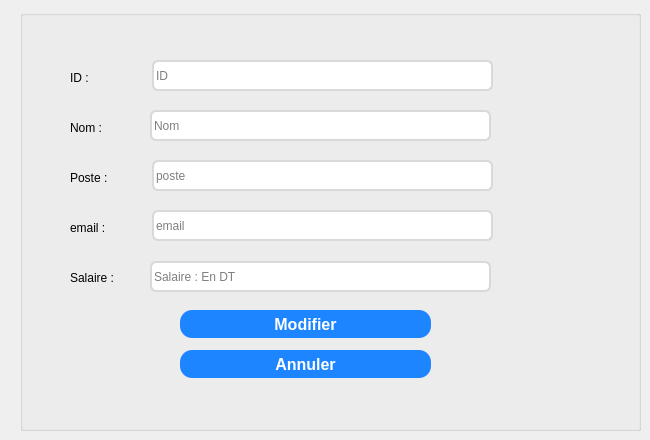
      <widget class="QWidget" name="tab_12">
       <attribute name="title">
        <string>Modifier</string>
       </attribute>
       <widget class="QGroupBox" name="groupBox_12">
        <property name="geometry">
         <rect>
          <x>20</x>
          <y>10</y>
          <width>621</width>
          <height>421</height>
         </rect>
        </property>
        <property name="styleSheet">
         <string notr="true">/* Style for a QGroupBox for login information */
QGroupBox {
    border: 2px solid #bdc3c7; /* Border with default color */
    border-radius: 8px; /* Rounded corners */
    margin-top: 10px; /* Top margin */
    background-color: #ffffff;
; /* Background color */
}

/* Style for the title of the QGroupBox */
QGroupBox::title {
    subcontrol-origin: margin;
    subcontrol-position: top left;
    left: 10px; /* Offset the title to the left */
    padding: 0 5px; /* Internal padding for the title */
    font-size: 16px; /* Title font size */
    color: #2c3e50; /* Title text color */

}a
</string>
        </property>
        <property name="title">
         <string/>
        </property>
        <widget class="QPushButton" name="pushModify">
         <property name="geometry">
          <rect>
           <x>160</x>
           <y>300</y>
           <width>251</width>
           <height>28</height>
          </rect>
         </property>
         <property name="sizePolicy">
          <sizepolicy hsizetype="Preferred" vsizetype="Preferred">
           <horstretch>0</horstretch>
           <verstretch>0</verstretch>
          </sizepolicy>
         </property>
         <property name="minimumSize">
          <size>
           <width>93</width>
           <height>28</height>
          </size>
         </property>
         <property name="styleSheet">
          <string notr="true">QPushButton{
	padding: 0px 16px;


width: 86px;
height: 48px;
left: 1996px;
top: 64px;

/* Blue/50 */
background: rgb(28,133,255);
border-radius: 12px;


/* Button */

width: 54px;
height: 24px;

font-family: 'Inter';
font-style: normal;
font-weight: 800;
font-size: 16px;
line-height: 24px;
/* identical to box height, or 150% */

/* Base/100 */
color: white;
font: 87 8.5pt &quot;Segoe UI Black&quot;;
}

QPushButton:hover{
	padding: 0px 16px;


width: 86px;
height: 48px;
left: 1996px;
top: 64px;

/* Blue/50 */
background: #0B28C2;
border-radius: 12px;


/* Button */

width: 54px;
height: 24px;

font-family: 'Inter';
font-style: normal;
font-weight: 800;
font-size: 16px;
line-height: 24px;
/* identical to box height, or 150% */

/* Base/100 */
color: white;
}


QPushButton:pressed{
	padding: 0px 16px;


width: 86px;
height: 48px;
left: 1996px;
top: 64px;

/* Blue/50 */
background: #081E91;
border-radius: 12px;


/* Button */

width: 54px;
height: 24px;

font-family: 'Inter';
font-style: normal;
font-weight: 800;
font-size: 16px;
line-height: 24px;
/* identical to box height, or 150% */

/* Base/100 */
color: white;
}

</string>
         </property>
         <property name="text">
          <string>Modifier</string>
         </property>
        </widget>
        <widget class="QPushButton" name="pushButton_27">
         <property name="geometry">
          <rect>
           <x>160</x>
           <y>340</y>
           <width>251</width>
           <height>28</height>
          </rect>
         </property>
         <property name="sizePolicy">
          <sizepolicy hsizetype="Preferred" vsizetype="Preferred">
           <horstretch>0</horstretch>
           <verstretch>0</verstretch>
          </sizepolicy>
         </property>
         <property name="minimumSize">
          <size>
           <width>93</width>
           <height>28</height>
          </size>
         </property>
         <property name="styleSheet">
          <string notr="true">QPushButton{
	padding: 0px 16px;


width: 86px;
height: 48px;
left: 1996px;
top: 64px;

/* Blue/50 */
background: rgb(28,133,255);
border-radius: 12px;


/* Button */

width: 54px;
height: 24px;

font-family: 'Inter';
font-style: normal;
font-weight: 800;
font-size: 16px;
line-height: 24px;
/* identical to box height, or 150% */

/* Base/100 */
color: white;
font: 87 8.5pt &quot;Segoe UI Black&quot;;
}

QPushButton:hover{
	padding: 0px 16px;


width: 86px;
height: 48px;
left: 1996px;
top: 64px;

/* Blue/50 */
background: #0B28C2;
border-radius: 12px;


/* Button */

width: 54px;
height: 24px;

font-family: 'Inter';
font-style: normal;
font-weight: 800;
font-size: 16px;
line-height: 24px;
/* identical to box height, or 150% */

/* Base/100 */
color: white;
}


QPushButton:pressed{
	padding: 0px 16px;


width: 86px;
height: 48px;
left: 1996px;
top: 64px;

/* Blue/50 */
background: #081E91;
border-radius: 12px;


/* Button */

width: 54px;
height: 24px;

font-family: 'Inter';
font-style: normal;
font-weight: 800;
font-size: 16px;
line-height: 24px;
/* identical to box height, or 150% */

/* Base/100 */
color: white;
}

</string>
         </property>
         <property name="text">
          <string>Annuler</string>
         </property>
        </widget>
        <widget class="QLineEdit" name="le_nom_6">
         <property name="geometry">
          <rect>
           <x>130</x>
           <y>100</y>
           <width>341</width>
           <height>31</height>
          </rect>
         </property>
         <property name="styleSheet">
          <string notr="true">



position: absolute;
width: 428px;
height: 50px;
left: 1122px;
top: 327px;
background-color: #ffffff;

border: 2px solid #D9D9D9;
border-radius: 6px;
</string>
         </property>
         <property name="placeholderText">
          <string>Nom</string>
         </property>
        </widget>
        <widget class="QLabel" name="label_48">
         <property name="geometry">
          <rect>
           <x>50</x>
           <y>160</y>
           <width>101</width>
           <height>16</height>
          </rect>
         </property>
         <property name="styleSheet">
          <string notr="true">font: 87 9pt &quot;Arial Black&quot;;</string>
         </property>
         <property name="text">
          <string>Poste :</string>
         </property>
        </widget>
        <widget class="QLineEdit" name="le_id_10">
         <property name="geometry">
          <rect>
           <x>132</x>
           <y>50</y>
           <width>341</width>
           <height>31</height>
          </rect>
         </property>
         <property name="styleSheet">
          <string notr="true">


position: absolute;
width: 428px;
height: 50px;
left: 1122px;
top: 327px;
background-color: #ffffff;

border: 2px solid #D9D9D9;
border-radius: 6px;
</string>
         </property>
         <property name="placeholderText">
          <string>ID</string>
         </property>
        </widget>
        <widget class="QLabel" name="label_49">
         <property name="geometry">
          <rect>
           <x>50</x>
           <y>60</y>
           <width>56</width>
           <height>16</height>
          </rect>
         </property>
         <property name="styleSheet">
          <string notr="true">font: 87 9pt &quot;Arial Black&quot;;</string>
         </property>
         <property name="text">
          <string>ID :</string>
         </property>
        </widget>
        <widget class="QLabel" name="label_50">
         <property name="geometry">
          <rect>
           <x>50</x>
           <y>110</y>
           <width>56</width>
           <height>16</height>
          </rect>
         </property>
         <property name="styleSheet">
          <string notr="true">font: 87 9pt &quot;Arial Black&quot;;</string>
         </property>
         <property name="text">
          <string>Nom :</string>
         </property>
        </widget>
        <widget class="QLabel" name="label_51">
         <property name="geometry">
          <rect>
           <x>50</x>
           <y>260</y>
           <width>121</width>
           <height>16</height>
          </rect>
         </property>
         <property name="styleSheet">
          <string notr="true">font: 87 9pt &quot;Arial Black&quot;;</string>
         </property>
         <property name="text">
          <string>Salaire :</string>
         </property>
        </widget>
        <widget class="QLineEdit" name="le_poste_3">
         <property name="geometry">
          <rect>
           <x>132</x>
           <y>150</y>
           <width>341</width>
           <height>31</height>
          </rect>
         </property>
         <property name="styleSheet">
          <string notr="true">

position: absolute;
width: 428px;
height: 50px;
left: 1122px;
top: 327px;
background-color: #ffffff;

border: 2px solid #D9D9D9;
border-radius: 6px;
</string>
         </property>
         <property name="text">
          <string/>
         </property>
         <property name="placeholderText">
          <string>poste</string>
         </property>
        </widget>
        <widget class="QLineEdit" name="le_mail_3">
         <property name="geometry">
          <rect>
           <x>132</x>
           <y>200</y>
           <width>341</width>
           <height>31</height>
          </rect>
         </property>
         <property name="styleSheet">
          <string notr="true">


position: absolute;
width: 428px;
height: 50px;
left: 1122px;
top: 327px;
background-color: #ffffff;

border: 2px solid #D9D9D9;
border-radius: 6px;
</string>
         </property>
         <property name="placeholderText">
          <string>email</string>
         </property>
        </widget>
        <widget class="QLabel" name="label_52">
         <property name="geometry">
          <rect>
           <x>50</x>
           <y>210</y>
           <width>56</width>
           <height>16</height>
          </rect>
         </property>
         <property name="styleSheet">
          <string notr="true">font: 87 9pt &quot;Arial Black&quot;;</string>
         </property>
         <property name="text">
          <string>email :</string>
         </property>
        </widget>
        <widget class="QLineEdit" name="le_salaire_3">
         <property name="geometry">
          <rect>
           <x>130</x>
           <y>251</y>
           <width>341</width>
           <height>31</height>
          </rect>
         </property>
         <property name="styleSheet">
          <string notr="true">

position: absolute;
width: 428px;
height: 50px;
left: 1122px;
top: 327px;
background-color: #ffffff;

border: 2px solid #D9D9D9;
border-radius: 6px;
</string>
         </property>
         <property name="placeholderText">
          <string>Salaire : En DT</string>
         </property>
        </widget>
       </widget>
      </widget>
